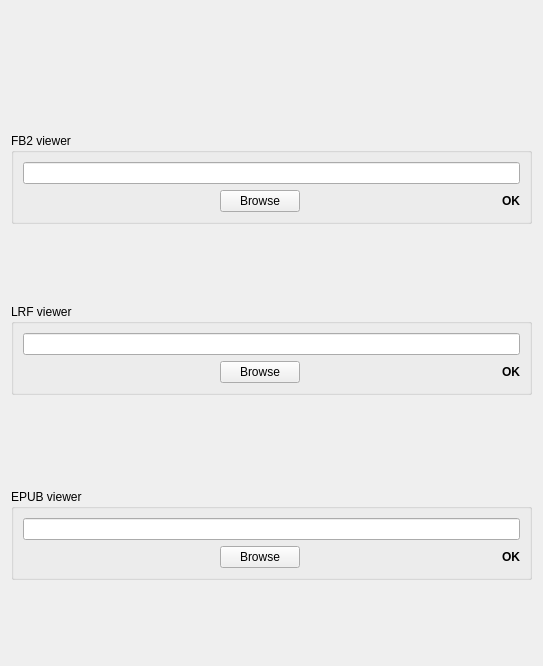
     <widget class="QWidget" name="tab_2">
      <attribute name="title">
       <string>External tools</string>
      </attribute>
      <layout class="QGridLayout" name="gridLayout_38">
       <item row="0" column="0">
        <spacer name="verticalSpacer_29">
         <property name="orientation">
          <enum>Qt::Vertical</enum>
         </property>
         <property name="sizeHint" stdset="0">
          <size>
           <width>20</width>
           <height>122</height>
          </size>
         </property>
        </spacer>
       </item>
       <item row="1" column="0">
        <widget class="QGroupBox" name="groupBox_5">
         <property name="title">
          <string>FB2 viewer</string>
         </property>
         <layout class="QGridLayout" name="gridLayout_7">
          <item row="0" column="0" colspan="4">
           <widget class="QLineEdit" name="fb2viewer_l"/>
          </item>
          <item row="1" column="0">
           <spacer name="horizontalSpacer_11">
            <property name="orientation">
             <enum>Qt::Horizontal</enum>
            </property>
            <property name="sizeHint" stdset="0">
             <size>
              <width>191</width>
              <height>20</height>
             </size>
            </property>
           </spacer>
          </item>
          <item row="1" column="1">
           <widget class="QPushButton" name="fb2viewer_browse">
            <property name="text">
             <string>Browse</string>
            </property>
            <property name="autoDefault">
             <bool>true</bool>
            </property>
           </widget>
          </item>
          <item row="1" column="2">
           <spacer name="horizontalSpacer_12">
            <property name="orientation">
             <enum>Qt::Horizontal</enum>
            </property>
            <property name="sizeHint" stdset="0">
             <size>
              <width>190</width>
              <height>20</height>
             </size>
            </property>
           </spacer>
          </item>
          <item row="1" column="3">
           <widget class="QLabel" name="fb2_ok">
            <property name="font">
             <font>
              <weight>75</weight>
              <bold>true</bold>
             </font>
            </property>
            <property name="text">
             <string>OK</string>
            </property>
           </widget>
          </item>
         </layout>
        </widget>
       </item>
       <item row="2" column="0">
        <spacer name="verticalSpacer_5">
         <property name="orientation">
          <enum>Qt::Vertical</enum>
         </property>
         <property name="sizeHint" stdset="0">
          <size>
           <width>20</width>
           <height>74</height>
          </size>
         </property>
        </spacer>
       </item>
       <item row="3" column="0">
        <widget class="QGroupBox" name="groupBox_6">
         <property name="title">
          <string>LRF viewer</string>
         </property>
         <layout class="QGridLayout" name="gridLayout_8">
          <item row="0" column="0" colspan="4">
           <widget class="QLineEdit" name="lrfviewer_l"/>
          </item>
          <item row="1" column="0">
           <spacer name="horizontalSpacer_3">
            <property name="orientation">
             <enum>Qt::Horizontal</enum>
            </property>
            <property name="sizeHint" stdset="0">
             <size>
              <width>138</width>
              <height>20</height>
             </size>
            </property>
           </spacer>
          </item>
          <item row="1" column="1">
           <widget class="QPushButton" name="lrfviewer_browse">
            <property name="text">
             <string>Browse</string>
            </property>
            <property name="autoDefault">
             <bool>true</bool>
            </property>
           </widget>
          </item>
          <item row="1" column="2">
           <spacer name="horizontalSpacer_7">
            <property name="orientation">
             <enum>Qt::Horizontal</enum>
            </property>
            <property name="sizeHint" stdset="0">
             <size>
              <width>180</width>
              <height>20</height>
             </size>
            </property>
           </spacer>
          </item>
          <item row="1" column="3">
           <widget class="QLabel" name="lrf_ok">
            <property name="font">
             <font>
              <weight>75</weight>
              <bold>true</bold>
             </font>
            </property>
            <property name="text">
             <string>OK</string>
            </property>
           </widget>
          </item>
         </layout>
        </widget>
       </item>
       <item row="4" column="0">
        <spacer name="verticalSpacer_6">
         <property name="orientation">
          <enum>Qt::Vertical</enum>
         </property>
         <property name="sizeHint" stdset="0">
          <size>
           <width>20</width>
           <height>88</height>
          </size>
         </property>
        </spacer>
       </item>
       <item row="5" column="0">
        <widget class="QGroupBox" name="groupBox_9">
         <property name="title">
          <string>EPUB viewer</string>
         </property>
         <layout class="QGridLayout" name="gridLayout_9">
          <item row="0" column="0" colspan="4">
           <widget class="QLineEdit" name="epubviewer_l"/>
          </item>
          <item row="1" column="0">
           <spacer name="horizontalSpacer_13">
            <property name="orientation">
             <enum>Qt::Horizontal</enum>
            </property>
            <property name="sizeHint" stdset="0">
             <size>
              <width>138</width>
              <height>20</height>
             </size>
            </property>
           </spacer>
          </item>
          <item row="1" column="1">
           <widget class="QPushButton" name="epubviewer_browse">
            <property name="text">
             <string>Browse</string>
            </property>
            <property name="autoDefault">
             <bool>true</bool>
            </property>
           </widget>
          </item>
          <item row="1" column="2">
           <spacer name="horizontalSpacer_14">
            <property name="orientation">
             <enum>Qt::Horizontal</enum>
            </property>
            <property name="sizeHint" stdset="0">
             <size>
              <width>180</width>
              <height>20</height>
             </size>
            </property>
           </spacer>
          </item>
          <item row="1" column="3">
           <widget class="QLabel" name="epub_ok">
            <property name="font">
             <font>
              <weight>75</weight>
              <bold>true</bold>
             </font>
            </property>
            <property name="text">
             <string>OK</string>
            </property>
           </widget>
          </item>
         </layout>
        </widget>
       </item>
       <item row="6" column="0">
        <spacer name="verticalSpacer_27">
         <property name="orientation">
          <enum>Qt::Vertical</enum>
         </property>
         <property name="sizeHint" stdset="0">
          <size>
           <width>20</width>
           <height>75</height>
          </size>
         </property>
        </spacer>
       </item>
      </layout>
     </widget>
